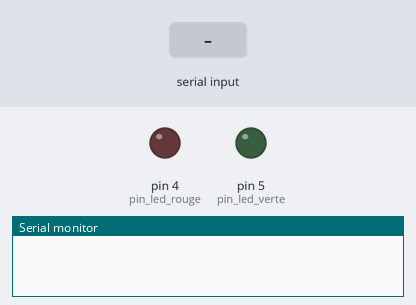
A sketch run on a simulated Arduino Uno, built with avr-gcc and run on an emulated ATmega328P. On the bench: output pins drawn as LEDs (lit = HIGH), the last lines printed to the serial monitor. The inputs (shaded band) are chosen by the test bench.

Above: at 1.2 s.
1.3 s: "rouge" received over Serial
At 3.5 s:
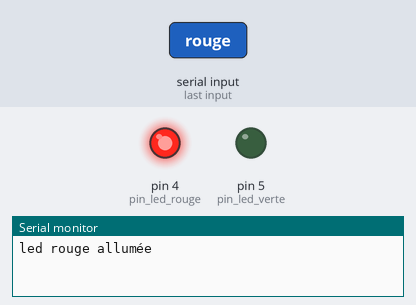
3.8 s: "verte" received over Serial
At 5.6 s:
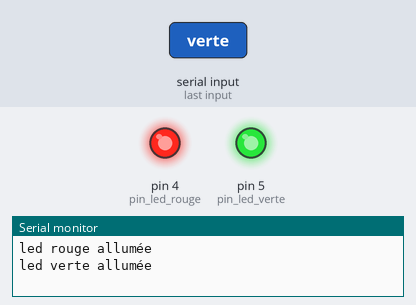
6.3 s: "stop" received over Serial
At 8.5 s:
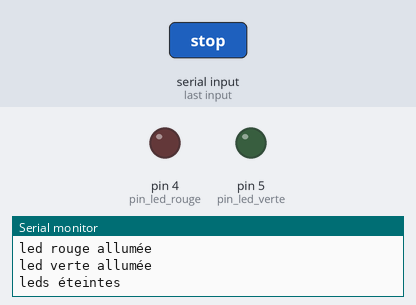
8.8 s: "verte" received over Serial
At 10.6 s:
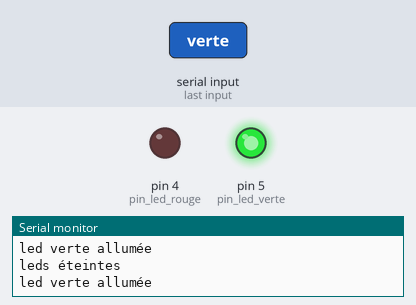
Timing chart, 0 to 12.1 s (numbered marks = the images above; inputs shaded):
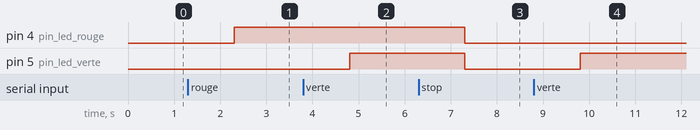

Measured:
- after the input at 1.3 s, pin 4 (pin_led_rouge): LOW → HIGH after 1.0 s
- after the input at 3.8 s, pin 5 (pin_led_verte): LOW → HIGH after 1.0 s
- after the input at 6.3 s, pin 4 (pin_led_rouge), pin 5 (pin_led_verte): HIGH → LOW after 1.0 s
- after the input at 8.8 s, pin 5 (pin_led_verte): LOW → HIGH after 1.0 s

The sketch:

leds.ino
```cpp
/* allumage de leds par réception de commandes envoyées par la bibiothèque pduino.py
 * une led rouge (en série avec une résistance de 220 ohms) sur le pin 4
 * une led verte (en série avec une résistance de 220 ohms) sur le pin 5
 * commandes acceptées: rouge, verte, stop
 *
    Pin 4   Pin 5
      |       |
     +++     +++
     | |     | |
     | |     | |
     +++     +++
      |       |
    --+--   --+--
    \   /   \   /
     \ /     \ /
     -+-     -+-
      |       |
      |       |
     -+-     -+-
     GND     GND
 */

const int pin_led_rouge = 4;
const int pin_led_verte = 5;

void setup() {
  pinMode(pin_led_rouge, OUTPUT);
  pinMode(pin_led_verte, OUTPUT);
  Serial.begin(9600);
}

void loop() {
  /* la boucle attend une commande reçue sur la liaison série,
   * réagit en conséquence (allume ou éteint les leds)
   * et renvoie un message (indispensable car la bibliothèque pduino attend une réponse)
   */
  if (Serial.available()) {
    String chaine = Serial.readString();
    String message = "commande non reconnue";
    if (chaine=="rouge") {
      message = "led rouge allumée";
      digitalWrite(pin_led_rouge, HIGH);
    }
    if (chaine=="verte") {
      message = "led verte allumée";
      digitalWrite(pin_led_verte, HIGH);
    }
    if (chaine=="stop") {
      message = "leds éteintes";
      digitalWrite(pin_led_rouge, LOW);
      digitalWrite(pin_led_verte, LOW);
    }
    Serial.println(message);
  }
}
```
